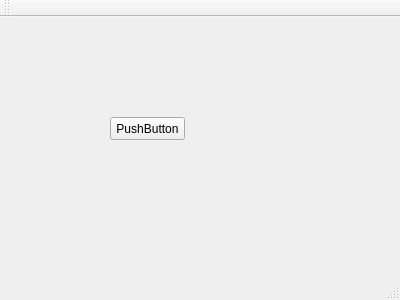
<?xml version="1.0" encoding="UTF-8"?>
<ui version="4.0">
 <class>MainWindow</class>
 <widget class="QMainWindow" name="MainWindow">
  <property name="geometry">
   <rect>
    <x>0</x>
    <y>0</y>
    <width>400</width>
    <height>300</height>
   </rect>
  </property>
  <property name="windowTitle">
   <string>MainWindow</string>
  </property>
  <widget class="QWidget" name="centralWidget">
   <widget class="QPushButton" name="pushButton">
    <property name="geometry">
     <rect>
      <x>110</x>
      <y>100</y>
      <width>75</width>
      <height>23</height>
     </rect>
    </property>
    <property name="text">
     <string>PushButton</string>
    </property>
   </widget>
  </widget>
  <widget class="QMenuBar" name="menuBar">
   <property name="geometry">
    <rect>
     <x>0</x>
     <y>0</y>
     <width>400</width>
     <height>21</height>
    </rect>
   </property>
  </widget>
  <widget class="QToolBar" name="mainToolBar">
   <attribute name="toolBarArea">
    <enum>TopToolBarArea</enum>
   </attribute>
   <attribute name="toolBarBreak">
    <bool>false</bool>
   </attribute>
  </widget>
  <widget class="QStatusBar" name="statusBar"/>
 </widget>
 <layoutdefault spacing="6" margin="11"/>
 <resources/>
 <connections/>
</ui>
